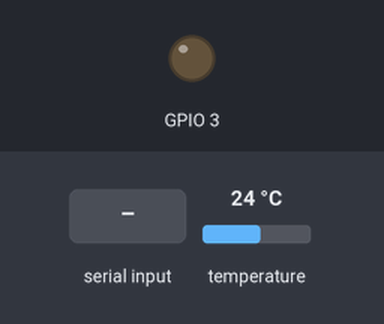
Bench run of a sketch on a simulated ESP32. Shown: output pins drawn as LEDs (lit = HIGH). The inputs (shaded band) are chosen by the test bench; at power-on: temperature 24 °C. What the sketch prints to the serial monitor is not drawn.

Above: at 1.2 s.
1.3 s: "1" received over the second serial link
At 1.8 s:
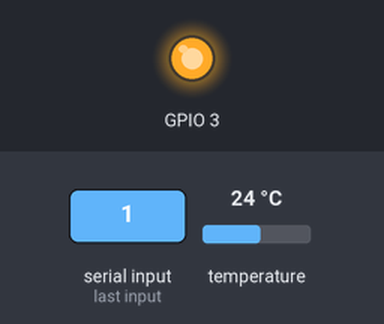
2.8 s: "2" received over the second serial link
At 4.1 s:
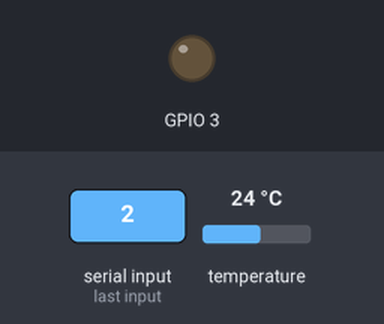
Timing chart, 0 to 5.8 s (numbered marks = the images above; inputs shaded):
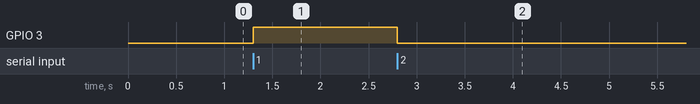

Measured:
- after the input at 1.3 s, GPIO 3: LOW → HIGH at once
- after the input at 2.8 s, GPIO 3: HIGH → LOW at once

The sketch:

app_Bluethoot.ino
```cpp
/*
  Fundacion Kinal
  Centro Educativo Tecnico Kinal
  Electronica
  Grado: Quinto
  Curso: Taller de Electronica Digital
  Alumno: Roberto Antonio Monterroso Aguilar
  Seccion: A
  Carne: 2019507
  Proyecto: app Bluethooot
*/

#include <SoftwareSerial.h>
#include <OneWire.h>
#include <DallasTemperature.h>
#include <Ticker.h>

//Directivas de Preprocesador
#define LED 3

//Funciones
 void Salidas();
 void Control_Led();
 void IRS_Temperatura();
 void Actualizar();

//Constructores
SoftwareSerial BT(10, 11); // RX, TX
OneWire ourWire(2);
DallasTemperature Termometro(&ourWire);
Ticker IRS_Accion_Termometro(IRS_Temperatura, 10000);

//Variables
char Recepcion;


 void setup()
{
  Salidas();
}

 void loop()
{
  Control_Led();
  Actualizar();
}

 void Actualizar()
{
 IRS_Accion_Termometro.update();
}

 void Salidas()
{
  IRS_Accion_Termometro.start();
  Serial.begin(9600);
  BT.begin(9600);
  Termometro.begin();
  pinMode(3,OUTPUT);
}

 void Control_Led()
 {
  if(BT.available())
  {
    Recepcion = BT.read();

  if(Recepcion=='1'){
    digitalWrite(3,HIGH);
 }
  if(Recepcion=='2'){
    digitalWrite(3,LOW);
 }
  if(Serial.available()){
    BT.write(Serial.read());


     }
   }
 }

 void IRS_Temperatura()
 {
  Termometro.requestTemperatures();
  float Temperatura_C = Termometro.getTempCByIndex(0);
  BT.println(Temperatura_C);
  Serial.println(Temperatura_C);
}
```
